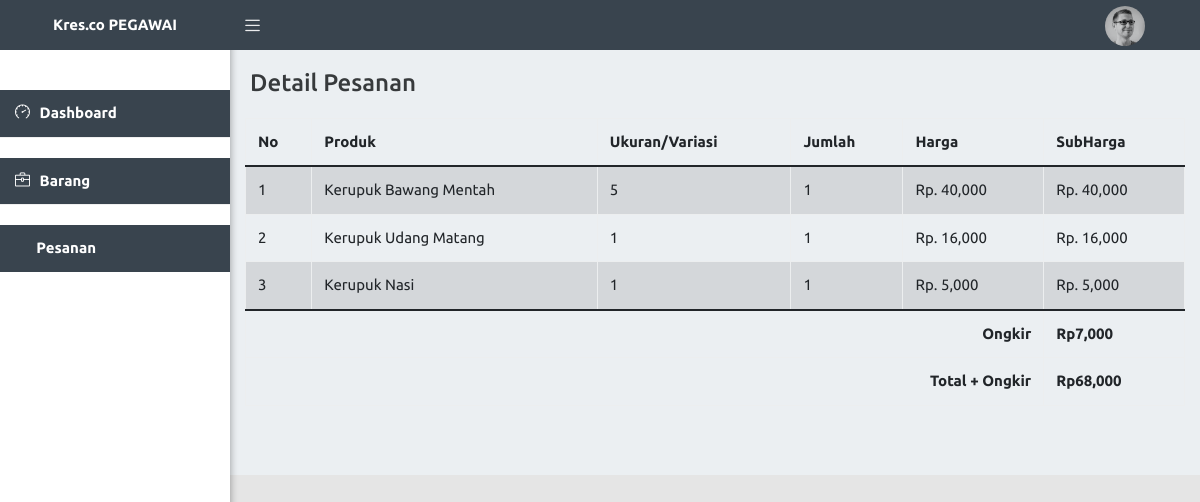
The app's page /pegawai/pemesanan/order.php?orderid=16hQuBEIGTWmA with its own data.
### tables this page shows
CREATE TABLE `detail` (
  `id_detail` bigint(20) UNSIGNED NOT NULL,
  `orderid` varchar(255) NOT NULL,
  `id_barang` int(11) NOT NULL,
  `qwe` int(11) NOT NULL
);

CREATE TABLE `barang` (
  `id_barang` int(11) NOT NULL,
  `nama_barang` varchar(100) NOT NULL,
  `ukuran` varchar(10) NOT NULL,
  `jumlah` int(11) NOT NULL,
  `harga` float NOT NULL,
  `foto_barang` blob NOT NULL,
  `pilihan` varchar(50) NOT NULL,
  `terjual` int(255) NOT NULL
);

CREATE TABLE `ongkir` (
  `id_ongkir` int(11) NOT NULL,
  `nama_kota` varchar(100) NOT NULL,
  `tarif` int(11) NOT NULL
);

### pegawai/pemesanan/order.php (the view, shortened to what this page needs)
<?php
include '../../koneksi.php';
$orderid = $_GET['orderid'];
$liatcust = mysqli_query($conn,"select * from pelanggan p,  keranjang k where orderid='$orderid' and p.id_pelanggan=k.id_pelanggan ");
$checkdb = mysqli_fetch_array($liatcust);
?>
<!DOCTYPE html>
<html lang="en">
<head>
    <link href="https://cdn.jsdelivr.net/npm/bootstrap@5.1.3/dist/css/bootstrap.min.css" rel="stylesheet">
    <link rel="stylesheet" type="text/css" href="../../Assets/icon/themify-icons/themify-icons.css">
    <link rel="stylesheet" type="text/css" href="../../Assets/icon/icofont/css/icofont.css">
    <link rel="stylesheet" type="text/css" href="../../Assets/icon/simple-line-icons/css/simple-line-icons.css">
    <link rel="stylesheet" type="text/css" href="../../Assets/plugins/bootstrap/css/bootstrap.min.css">
    <link rel="stylesheet" href="../../Assets/plugins/chartist/dist/chartist.css" type="text/css" media="all">
    <link href="../../Assets/css/svg-weather.css" rel="stylesheet">
    <link rel="stylesheet" type="text/css" href="../../Assets/css/main.css">
    <link rel="stylesheet" type="text/css" href="../../Assets/css/responsive.css">
    <link href="../../Assets/css/sidebars.css" rel="stylesheet">
</head>
<body class="sidebar-mini fixed">
    <div class="wrapper">
        <header class="main-header-top hidden-print">
            <a href="index.php" class="logo"><b>Kres.co PEGAWAI</b></a>
            <nav class="navbar navbar-static-top">
                <a href="#!" data-toggle="offcanvas" class="sidebar-toggle"></a>
                <div class="navbar-custom-menu f-right">
                    <ul class="top-nav">
                        <li class="dropdown" style="padding-left: 800px;">
                            <a href="profil.php" data-toggle="dropdown" role="button" aria-haspopup="true" aria-expanded="false" class="dropdown-toggle drop icon-circle drop-image">
                                <span><img class="img-circle " src="../../Assets/images/avatar-1.png" style="width:40px;" alt="User Image"></span>
                                <span>
                                    <i class=" icofont icofont-simple-down"></i></span>
                            </a>
                        </li>
                    </ul>
                </div>
            </nav>
        </header>
        <aside class="main-sidebar hidden-print">
            <section class="sidebar" id="sidebar-scroll">
                <ul class="sidebar-menu">
                <li class="nav-level"></li>
                <li class="active treeview">
                    <a class="waves-effect waves-dark" href="../index.php">
                        <i class="icon-speedometer"></i><span> Dashboard</span>
                    </a>
                </li>
                <li class="nav-level"></li>
                <li class="active treeview">
                    <a class="waves-effect waves-dark" href="../barang/produk.php">
                        <i class="icon-briefcase"></i><span> Barang</span>
                    </a>
                </li>
                <li class="nav-level"></li>
                <li class="active treeview">
                    <a class="waves-effect waves-dark" href="index.php">
                        <i class="icofont icofont-files"></i><span> Pesanan</span>
                    </a>
                </li>
            </ul>
            </section>
        </aside>
        <div class="content-wrapper">
            <div class="container-fluid">
                <div class="row">
                    <div class="main-header">
                        <h4>Detail Pesanan</h4>
                    </div>
                </div>
                <table class="table table-striped table-bordered table-hover" id="dataTables-example">
												<thead>
													<tr>
														<th>No</th>
														<th>Produk</th>
														<th>Ukuran/Variasi</th>
														<th>Jumlah</th>
														<th>Harga</th>
														<th>SubHarga</th>
												</thead>
												<tbody>
                                                <?php
                                                $no = 1;
                                                $brg = mysqli_query($conn,"select * from detail d, barang b where orderid='$orderid' and d.id_barang=b.id_barang order by d.id_barang asc");
												while($r=mysqli_fetch_array($brg)){
                                                ?>
                                                <tr>
                                                <td><?= $no++ ?></td>
                                                <td><?= ucwords($r['nama_barang']) ?></td>
                                                <td><?= ucwords($r['ukuran']) ?></td>
                                                <td><?= ucwords ($r['qwe'] )?></td>
                                                <td>Rp. <?php echo number_format ($r['harga'])?></td>
                                                <td>Rp. <?php echo number_format ($r['harga']*$r['qwe'])?></td>
                                                </tr>
                                                <?php
                                                }
                                                ?>
                                                </tbody>
                                                <tfoot>
											<tr>
												<th colspan="5" style="text-align:right">Ongkir</th>
												<th>Rp<?php
												$ongkir = $checkdb['id_ongkir'];
												$result1 = mysqli_query($conn,"SELECT o.tarif AS count FROM ongkir o, detail d, barang b where o.id_ongkir='$ongkir' and orderid='$orderid' and d.id_barang=b.id_barang order by d.id_barang ASC");
												$cekrow = mysqli_num_rows($result1);
												$row1 = mysqli_fetch_assoc($result1);
												$count = $row1['count'];
												if($cekrow > 0){
													echo number_format($count);
													} else {
														echo 'No data';
													}?></th>
											</tr>
											<tr>
												<th colspan="5" style="text-align:right">Total + Ongkir</th>
												<th>Rp<?php
												$ongkir = $checkdb['id_ongkir'];
												$result1 = mysqli_query($conn,"SELECT SUM(d.qwe*b.harga)+o.tarif AS count FROM ongkir o, detail d, barang b where o.id_ongkir='$ongkir' and orderid='$orderid' and d.id_barang=b.id_barang order by d.id_barang ASC");
												$cekrow = mysqli_num_rows($result1);
												$row1 = mysqli_fetch_assoc($result1);
												$count = $row1['count'];
												if($cekrow > 0){
													echo number_format($count);
													} else {
														echo 'No data';
													}?></th>
											</tr>
										</tfoot>
										</table>
                                        <div class="content">
				<div class="page-inner">
									<br>
                                </div>
    <br>
</body>
</html>

### Assets/css/sidebars.css (style rules this page uses)
body { min-height: 100vh; min-height: -webkit-fill-available; }
html { height: -webkit-fill-available; }
.dropdown-toggle { outline: 0; }

### Assets/css/generic-class.css (style rules this page uses)
.f-right { float: right !important; }

### Assets/css/menu.css (style rules this page uses)
.top-nav .dropdown-toggle:after { content: initial; }
.main-header-top { background-color: #39444e; }
.nav-level { padding: 10px 0 !important; font-weight: 500; font-size: 13px; color: #2196f3; border-top: 1px solid #efefef; position: relative; }
.nav-level:first-child { margin-top: 20px; border-top: none; }
.main-header-top .navbar .top-nav > li > a { opacity: 0.9; color: #fff; }
.main-header-top .navbar .sidebar-toggle { color: #fff; opacity: 0.9; }
.main-header-top .logo { color: #fff; border-bottom: 0 solid transparent; }
.sidebar-menu > li > a { color: #666; }
.sidebar-menu > li.active > a { color: #fff; font-weight: 600; background: #39444e; }
.fixed .main-header-top, .fixed .main-sidebar, .fixed .left-side { position: fixed; }
.fixed .main-header-top { top: 0; right: 0; left: 0; }
.fixed .content-wrapper { margin-top: 50px; }
.wrapper:before { content: " "; display: table; }
.wrapper:after { content: " "; clear: both; }
.content-wrapper { height: 100%; background-color: #ebeff2; margin-left: 230px; z-index: 820; -webkit-transition: all 0.3s ease-in-out; -moz-transition: all 0.3s ease-in-out; -ms-transition: all 0.3s ease-in-out; transition: all 0.3s ease-in-out; }
.main-header-top { position: relative; max-height: 50px; z-index: 1030; }
.main-header-top > .navbar { margin-bottom: 0; margin-left: 230px; border: none; max-height: 50px; border-radius: 0; padding: 0; background-color: #39444e; }
.main-header-top .sidebar-toggle { float: left; background-color: transparent; background-image: none; padding: 15px; font-family: fontAwesome; position: relative; -webkit-transition: all 0.3s ease; -moz-transition: all 0.3s ease; -ms-transition: all 0.3s ease; transition: all 0.3s ease; max-height: 50px; }
.main-header-top .sidebar-toggle:before { font-family: 'simple-line-icons'; content: "\e601"; font-size: 15px; }
.main-header-top .logo { display: block; width: 230px; height: 50px; font-size: 15px; font-weight: 400; line-height: 50px; text-align: center; padding: 0 15px; float: left; overflow: hidden; }
.main-header-top .top-nav { list-style: none; padding-left: 0; display: inline-block; float: right; margin: 0 10px 0 0; }
.main-header-top .top-nav > li { display: inline-block; position: relative; }
.main-header-top .top-nav > li > a { padding: 15px 20px; line-height: 50px; opacity: 0.9; }
.main-sidebar { position: absolute; top: 0; left: 0; background: #fff; padding-top: 50px; min-height: 100vh; width: 230px; z-index: 810; -webkit-box-shadow: 1px 3px 7px rgba(0, 0, 0, 0.3); box-shadow: 1px 3px 7px rgba(0, 0, 0, 0.3); -webkit-transition: transform 0.3s ease-in-out, width 0.3s ease-in-out; -moz-transition: transform 0.3s ease-in-out, width 0.3s ease-in-out; -ms-transition: transform 0.3s ease-in-out, width 0.3s ease-in-out; transition: transform 0.3s ease-in-out, width 0.3s ease-in-out; }
.sidebar { padding-bottom: 10px; font-size: 16px; }
.sidebar-menu { list-style: none; margin: 0; padding: 0; white-space: nowrap; overflow: hidden; }
.sidebar-menu > li { position: relative; margin: 0; padding: 0; }
.sidebar-menu > li > a { padding: 12px 5px 12px 15px; display: block; position: relative; font-size: 15px; background-color: #fff; }
.sidebar-menu > li > a > i { padding-right: 6px; display: inline; }

### records on screen
detail: id_barang.nama_barang "Kerupuk Bawang Mentah", id_barang.ukuran "5", qwe "1", id_barang.harga "40,000", $r['harga']*$r['qwe'] "40,000"
detail: id_barang.nama_barang "Kerupuk Udang Matang", id_barang.ukuran "1", qwe "1", id_barang.harga "16,000", $r['harga']*$r['qwe'] "16,000"
detail: id_barang.nama_barang "Kerupuk Nasi", id_barang.ukuran "1", qwe "1", id_barang.harga "5,000", $r['harga']*$r['qwe'] "5,000"
ongkir: tarif "7,000"

### other values on screen
$count "68,000"
